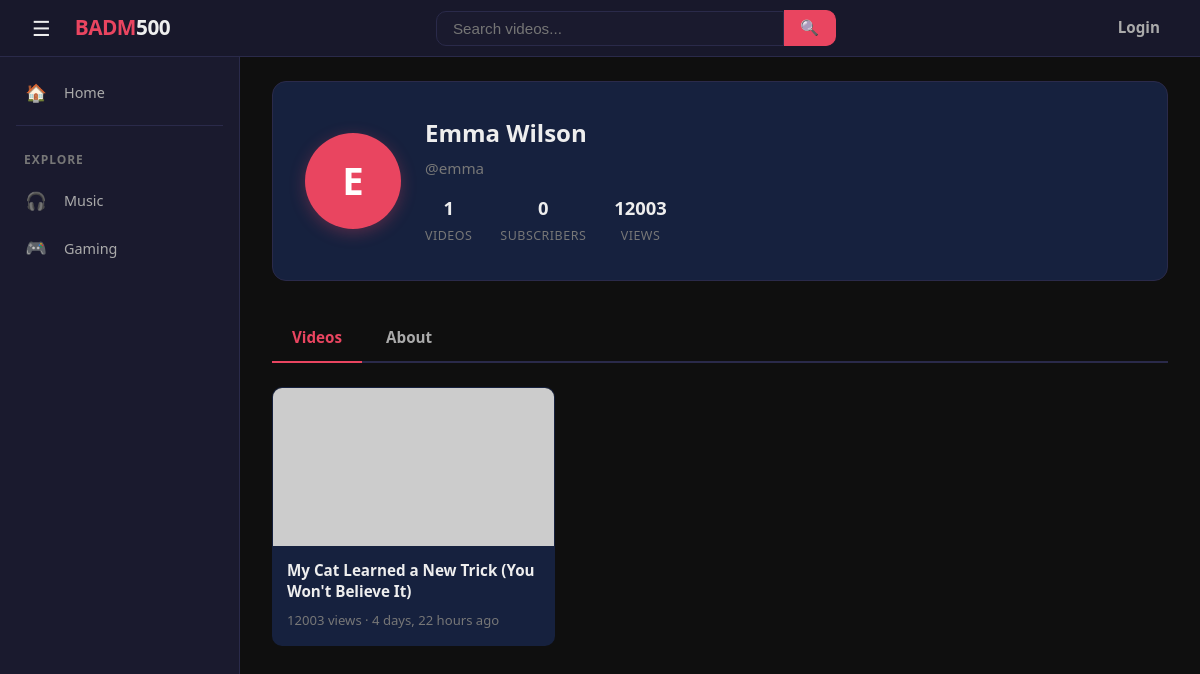
Page /profile/emma/ on the committed database.
### videos/models.py (models this page shows, shortened)
class Video(models.Model):
    VISIBILITY_CHOICES = [
        ('public', 'Public'),
        ('unlisted', 'Unlisted'),
        ('private', 'Private'),
    ]
    title = models.CharField(max_length=200)
    description = models.TextField(blank=True, default='')
    file = models.FileField(upload_to='videos/')
    thumbnail = models.ImageField(upload_to='thumbnails/', blank=True, null=True)
    visibility = models.CharField(max_length=10, choices=VISIBILITY_CHOICES, default='public')
    author = models.ForeignKey(User, on_delete=models.CASCADE, related_name='videos')
    views = models.PositiveIntegerField(default=0)
    duration = models.PositiveIntegerField(null=True, blank=True, help_text='Duration in seconds')
    created_at = models.DateTimeField(default=timezone.now)
    class Meta:
        ordering = ['-created_at']

### videos/views.py (the view)
# urls.py: path('profile/<str:username>/', views.profile, name='profile'),
def profile(request, username):
    user = get_object_or_404(User, username=username)
    videos = Video.objects.filter(author=user, visibility='public')
    profile_obj, _ = Profile.objects.get_or_create(user=user)
    is_subscribed = False
    if request.user.is_authenticated and request.user != user:
        is_subscribed = Subscription.objects.filter(
            subscriber=request.user, channel=user,
        ).exists()
    return render(request, 'profile.html', {
        'profile_user': user,
        'profile': profile_obj,
        'videos': videos,
        'sub_count': user.subscribers.count(),
        'total_views': sum(v.views for v in user.videos.all()),
        'is_subscribed': is_subscribed,
        'tab': request.GET.get('tab', 'videos'),
    })

### videos/context_processors.py (called while the page is built)
def notifications(request):
    if request.user.is_authenticated:
        return {
            'unread_count': request.user.notifications.filter(is_read=False).count(),
        }
    return {'unread_count': 0}

### templates/profile.html (shortened to what this page needs)
{% extends 'base.html' %}
{% load video_extras %}
{% block content %}
<div class="profile-header">
    <div class="profile-avatar">
        {% if profile.avatar %}
        <img src="{{ profile.avatar.url }}" alt="{{ profile_user.username }}" class="avatar-img-lg">
        {% else %}
        {{ profile_user.username|first|upper }}
        {% endif %}
    </div>
    <div class="profile-details">
        <h1>{{ profile_user.get_full_name|default:profile_user.username }}</h1>
        <div class="profile-handle">@{{ profile_user.username }}</div>
        <div class="profile-stats">
            <div class="stat">
                <span class="stat-value">{{ videos|length }}</span>
                <span class="stat-label">Videos</span>
            </div>
            <div class="stat">
                <span class="stat-value">{{ sub_count }}</span>
                <span class="stat-label">Subscribers</span>
            </div>
            <div class="stat">
                <span class="stat-value">{{ total_views }}</span>
                <span class="stat-label">Views</span>
            </div>
        </div>
    </div>
</div>
<div class="profile-tabs">
    <a href="?tab=videos" class="{% if tab == 'videos' %}active{% endif %}">Videos</a>
    <a href="?tab=about" class="{% if tab == 'about' %}active{% endif %}">About</a>
</div>
{% if tab == 'videos' %}
<div class="profile-tab-content active">
    <section class="video-grid">
        {% for video in videos %}
        <a href="{% url 'watch' video.pk %}" class="video-card">
            <div class="thumbnail">
                {% if video.thumbnail %}
                <img src="{{ video.thumbnail.url }}" alt="{{ video.title }}">
                {% else %}
                <img src="https://placehold.co/400x225/1a1a2e/e94560?text={{ video.title|truncatewords:2|urlencode }}" alt="{{ video.title }}">
                {% endif %}
            </div>
            <div class="card-body">
                <h3>{{ video.title }}</h3>
                <div class="card-meta">
                    <span>{{ video.views }} views &middot; {{ video.created_at|timesince }} ago</span>
                </div>
            </div>
        </a>
        {% empty %}
        <div class="empty-state">
            <h2>No videos yet</h2>
            <p>{% if user == profile_user %}<a href="{% url 'upload' %}">Upload your first video!</a>{% else %}This user hasn't uploaded any videos yet.{% endif %}</p>
        </div>
        {% endfor %}
    </section>
</div>
{% endif %}
{% endblock %}

### static/css/base.css (style rules this page uses)
:root { --bg-primary: #0f0f0f; --bg-secondary: #1a1a2e; --bg-card: #16213e; --bg-input: #1a1a2e; --bg-hover: #1e2a4a; --accent: #e94560; --accent-hover: #ff6b81; --accent-glow: rgba(233, 69, 96, 0.15); --text-primary: #eee; --text-secondary: #aaa; --text-muted: #777; --border: #2a2a4a; --border-light: #333366; --shadow: rgba(0, 0, 0, 0.4); --shadow-lg: rgba(0, 0, 0, 0.6); --radius: 10px; --radius-sm: 6px; --radius-lg: 14px; --transition: 0.25s ease; --max-width: 1200px; --sidebar-width: 240px; }
*, *::before, *::after { box-sizing: border-box; }
html { scroll-behavior: smooth; }
body { font-family: 'Segoe UI', system-ui, -apple-system, sans-serif; margin: 0; background: var(--bg-primary); color: var(--text-primary); line-height: 1.6; min-height: 100vh; }
a { color: var(--accent); text-decoration: none; transition: color var(--transition); }
img { max-width: 100%; display: block; }

### static/css/videos.css (style rules this page uses)
.video-grid { display: grid; grid-template-columns: repeat(auto-fill, minmax(280px, 1fr)); gap: 24px; margin-top: 24px; }
.video-card { background: var(--bg-card); border-radius: var(--radius); overflow: hidden; transition: transform var(--transition), box-shadow var(--transition); cursor: pointer; text-decoration: none; color: inherit; display: block; border: 1px solid transparent; }
.video-card .thumbnail { width: 100%; aspect-ratio: 16 / 9; background: #111; position: relative; overflow: hidden; }
.video-card .thumbnail img { width: 100%; height: 100%; object-fit: cover; transition: transform 0.4s ease; }
.video-card .thumbnail::after { content: '\25B6'; position: absolute; inset: 0; display: flex; align-items: center; justify-content: center; font-size: 2.5em; color: #fff; background: rgba(0, 0, 0, 0.35); opacity: 0; transition: opacity var(--transition); pointer-events: none; }
.video-card .card-body { padding: 14px; }
.video-card .card-body h3 { margin: 0 0 8px 0; font-size: 0.95em; font-weight: 600; line-height: 1.4; display: -webkit-box; -webkit-line-clamp: 2; -webkit-box-orient: vertical; overflow: hidden; color: var(--text-primary); }
.video-card .card-meta { display: flex; align-items: center; gap: 8px; color: var(--text-muted); font-size: 0.82em; }
.video-card .card-meta span { overflow: hidden; text-overflow: ellipsis; white-space: nowrap; }

### static/css/profile.css (style rules this page uses)
.profile-header { display: flex; align-items: center; gap: 24px; padding: 32px; background: var(--bg-card); border-radius: var(--radius-lg, var(--radius)); margin-bottom: 32px; border: 1px solid var(--border); position: relative; }
.profile-avatar { width: 96px; height: 96px; border-radius: 50%; background: var(--accent); display: flex; align-items: center; justify-content: center; font-size: 2.4em; color: #fff; font-weight: 700; flex-shrink: 0; box-shadow: 0 4px 16px rgba(233, 69, 96, 0.3); }
.profile-details h1 { margin: 0 0 4px 0; font-size: 1.5em; }
.profile-details .profile-handle { color: var(--text-muted); font-size: 0.95em; margin-bottom: 12px; }
.profile-stats { display: flex; gap: 28px; }
.profile-stats .stat { text-align: center; }
.profile-stats .stat-value { font-weight: 700; font-size: 1.15em; display: block; color: var(--text-primary); }
.profile-stats .stat-label { font-size: 0.78em; color: var(--text-muted); text-transform: uppercase; letter-spacing: 0.04em; }
.profile-tabs { display: flex; gap: 4px; margin-bottom: 24px; border-bottom: 2px solid var(--border); }
.profile-tabs a { background: none; border: none; color: var(--text-secondary); padding: 12px 20px; font-size: 0.95em; font-weight: 600; cursor: pointer; border-bottom: 2px solid transparent; margin-bottom: -2px; transition: all var(--transition); font-family: inherit; text-decoration: none; }
.profile-tabs a.active { color: var(--accent); border-bottom-color: var(--accent); }
.profile-tab-content { display: block; }

### rows in the picture
Video: title "My Cat Learned a New Trick (You Won't Believe It)", views "12003", created_at "4 days, 22 hours"

### other values in the picture
{{ profile_user.username|first|upper }} "E"
{{ profile_user.get_full_name|default:profile_user.username }} "Emma Wilson"
{{ profile_user.username }} "emma"
{{ videos|length }} "1"
{{ sub_count }} "0"
{{ total_views }} "12003"
